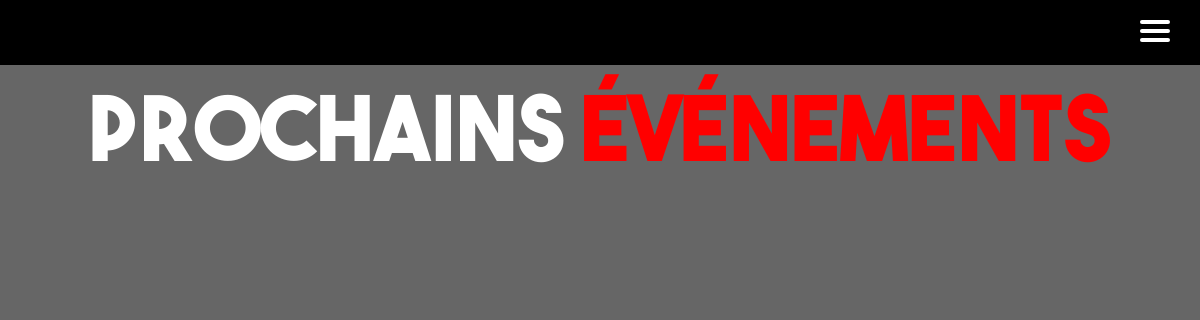
The page /event/ on the database as committed earlier.
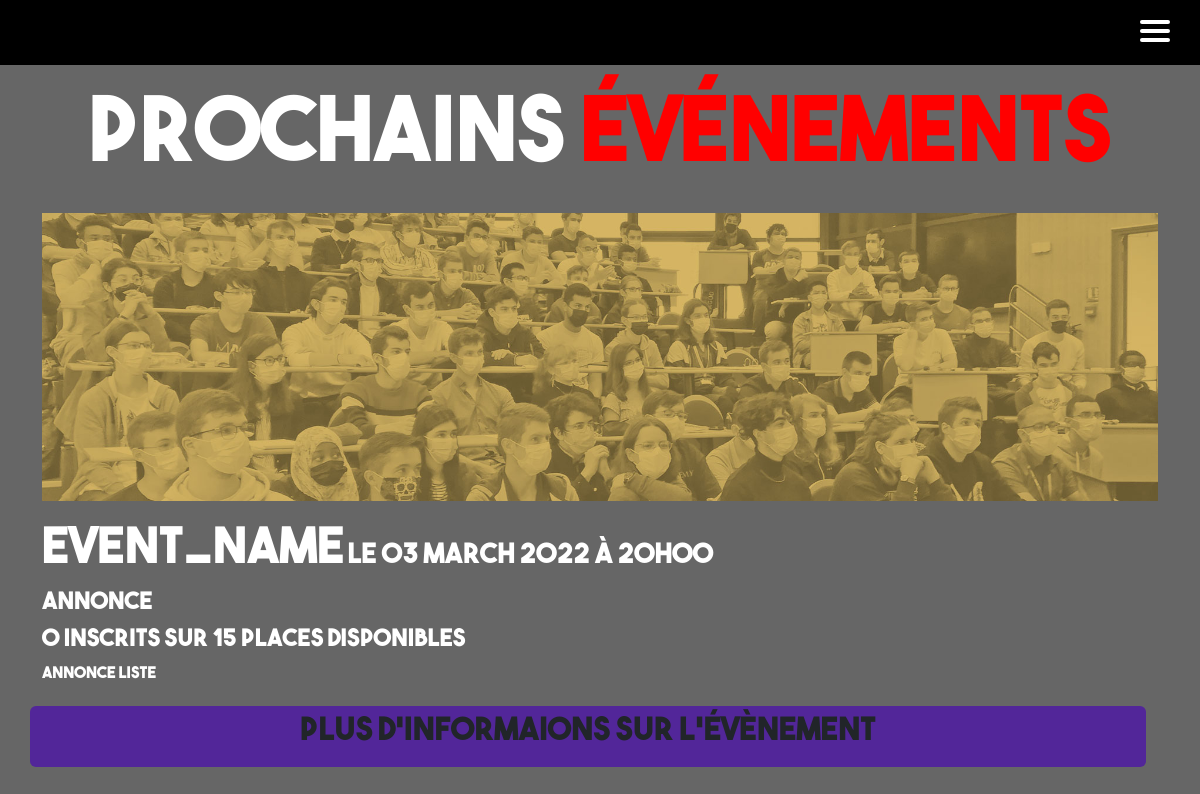
The same page on the database as committed later.
### main_app/models.py (models this page shows)
class Event(models.Model):
    id = models.AutoField(primary_key=True, unique=True)
    event_name = models.CharField(max_length=256, unique=True)
    event_description = models.CharField(max_length=1024)
    TYPE = (
        ('A', 'Annonce'),
        ('B', 'Prévention'),
        ('C', 'Ker\'mess'),
        ('D', 'Soirée'),
        ('E', '12 Travaux du Klax')
    )
    event_type = models.CharField(max_length=1, choices=TYPE, blank=True, help_text='Which type of event')
    event_date = models.DateTimeField(help_text='YYYY-MM-DD HH:MM:SS')
    attendees_number = models.IntegerField(default=0)
    max_attendees = models.IntegerField(null=True)
    associated_bet = models.BooleanField(default=False)
    associated_html = models.BooleanField(default=False)
    visible = models.BooleanField(default=False)

### main_app/views.py (the view)
# urls.py: path("event/", views.event, name="event"),
def event(request):
    events = Event.objects.all()
    try:
        user = User.objects.get(pk=request.user.id)
    except User.DoesNotExist:
        user = None
    try:
        registered_event = EventsRegistration.objects.filter(user_id_id=request.user.id)
    except EventsRegistration.DoesNotExist:
        registered_event = None
    if registered_event is not None:
        reg_event_id = []
        for e in registered_event:
            reg_event_id.append(e.event_id.id)
        if reg_event_id:
            events = Event.objects.exclude(id__in=reg_event_id)
            registered_event = Event.objects.filter(id__in=reg_event_id)
    else:
        messages.error(request, "Erreur lors de l'envoie dea requète")
    return render(request, 'events/event.html', {'events': events, 'user': user, 'registered': registered_event})

### templates/events/event.html (shortened to what this page needs)
{% extends 'main.html' %}
{% block content %}
{% load static %}
{% include 'nav.html' %}
<div class="container">
    <div id="next-event">
        <h1>Prochains <span>événements</span></h1>
    </div>
    {% for event in events %}
        {% if event.visible %}
            <div id="next-event">
                <img class="img-fluid" src="{% static 'img/event/background.jpg' %}"/>
                <h2 id="name">{{event.event_name}}</h2>
                <h3 id="date">Le {{event.event_date | date:"d"}} {{event.event_date | date:"F"}} {{event.event_date | date:"o"}} à {{event.event_date | date:"H"}}h{{event.event_date | date:"i"}}</h3>
                <div>
                    <h4>{{event.get_event_type_display}}</h4> <br>
                    {% if event.max_attendees != 0 %}
                        <h4>{{event.attendees_number}} inscrits sur {{event.max_attendees}} places disponibles</h4>
                    {% endif %}
                </div>
                <p>{{event.event_description}}</p>
            </div>
            <div class="container-fluid" id="choices">
                <div id="main_col_event">
                    <div class="row">
                        {% if event.associated_html %}
                            <a class="row btn" style="background-color: #522699" href="{% url "eventHTML" id_event=event.id %}" value="moreInformation{{ event.id }}">
                                <h2>Plus d'informaions sur l'évènement</h2>
                            </a>
                        {% endif %}
                    </div>
                </div>
            </div>
        {% endif %}
    {% endfor %}
</div>
{% endblock %}

Rows that differ between the two databases and show on the page:
now on this page (row edited): Event: visible True (drawn), event_name "event_name", event_date "03", event_date "March", event_date "2022", event_date "20", event_date "00", event_type "Annonce", attendees_number "0", max_attendees "15", event_description "Annonce liste"
